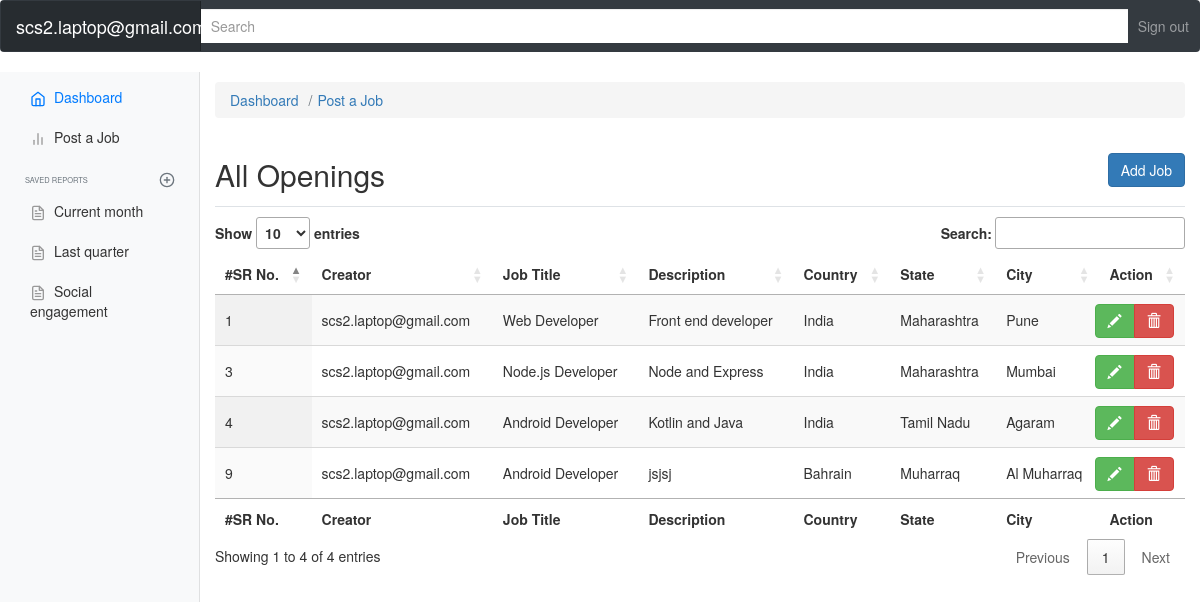
The app's page /admin/job.php (signed in) with its own data.
### tables this page shows
CREATE TABLE `jobs` (
  `job_id` int NOT NULL,
  `creator_email` varchar(100) NOT NULL,
  `job_title` varchar(100) NOT NULL,
  `description` varchar(200) NOT NULL,
  `country` varchar(50) NOT NULL,
  `state` varchar(50) NOT NULL,
  `city` varchar(50) NOT NULL
);

### admin/job.php (the view, shortened to what this page needs)
<?php
include('include/header.php');
include('include/sidebar.php');
?>
<main role="main" class="col-md-9 ml-sm-auto col-lg-10 pt-3 px-4">
    <nav aria-label="breadcrumb">
        <ol class="breadcrumb">
            <li class="breadcrumb-item"><a href="admin_dashboard.php">Dashboard</a></li>
            <li class="breadcrumb-item"><a href="job.php">Post a Job</a></li>
        </ol>
    </nav>
    <div class="d-flex justify-content-between flex-wrap flex-md-nowrap align-items-center pb-2 mb-3 border-bottom">
        <h1 class="h2">All Openings</h1>
        <div class="btn-toolbar mb-2 mb-md-0">
            <a class="btn btn-primary" href="add_job.php">Add Job</a>
        </div>
    </div>
    <table id="example" class="display" style="width:100%">
        <thead>
            <tr>
                <th>#SR No.</th>
                <th>Creator</th>
                <th>Job Title</th>
                <th>Description</th>
                <th>Country</th>
                <th>State</th>
                <th>City</th>
                <th>Action</th>
            </tr>
        </thead>
        <tbody>
            <?php
            include('connection/db.php');
            $query = mysqli_query($conn, "select * from jobs where creator_email = '{$_SESSION['email']}'");
            while ($row = mysqli_fetch_array($query)) {
            ?>
                <tr>
                    <td><?php echo $row['job_id'] ?></td>
                    <td><?php echo $row['creator_email'] ?></td>
                    <td><?php echo $row['job_title'] ?></td>
                    <td><?php echo $row['description'] ?></td>
                    <td><?php echo $row['country'] ?></td>
                    <td><?php echo $row['state'] ?></td>
                    <td><?php echo $row['city'] ?></td>
                    <td>
                        <div class="row">
                            <div class="btn-group">
                                <a href="job_edit.php?id=<?php echo $row['job_id'] ?>" class="btn btn-success glyphicon glyphicon-pencil"><span class=""></span></a>
                                <a href="job_delete.php?del=<?php echo $row['job_id'] ?>" class="btn btn-danger glyphicon glyphicon-trash"><span class=""></span></a>
                            </div>
                        </div>
                    </td>
                </tr>
            <?php } ?>
        </tbody>
        <tfoot>
            <tr>
                <th>#SR No.</th>
                <th>Creator</th>
                <th>Job Title</th>
                <th>Description</th>
                <th>Country</th>
                <th>State</th>
                <th>City</th>
                <th>Action</th>
            </tr>
        </tfoot>
    </table>
</main>
</div>
</div>
</body>
</html>

### admin/include/header.php (shortened to what this page needs)
<!doctype html>
<html lang="en">
<head>
    <link rel="stylesheet" href="https://maxcdn.bootstrapcdn.com/bootstrap/4.5.2/css/bootstrap.min.css">
    <link href="css/admin_dashboard.css" rel="stylesheet">
    <link href="//netdna.bootstrapcdn.com/bootstrap/3.0.0/css/bootstrap.min.css" rel="stylesheet">
    <link rel="stylesheet" href="https://cdn.datatables.net/1.10.21/css/jquery.dataTables.min.css">
</head>
<body>
    <nav class="navbar navbar-dark sticky-top bg-dark flex-md-nowrap p-0">
        <a class="navbar-brand col-sm-3 col-md-2 mr-0" href="#"><?php echo $_SESSION['email']?></a>
        <input class="form-control form-control-dark w-100" type="text" placeholder="Search" aria-label="Search">
        <ul class="navbar-nav px-3">
            <li class="nav-item text-nowrap">
                <a class="nav-link" href="logout.php">Sign out</a>
            </li>
        </ul>
    </nav>

### admin/include/sidebar.php
<?php
$conn = mysqli_connect('localhost', 'root', '', 'job_portal');
$query = mysqli_query($conn, "select * from admin_login where
admin_email='{$_SESSION['email']}' and user_type='1'");
if (mysqli_num_rows($query)>0){
?>
<div class="container-fluid">
    <div class="row">
        <nav class="col-md-2 d-none d-md-block bg-light sidebar">
            <div class="sidebar-sticky">
                <ul class="nav flex-column">
                    <li class="nav-item">
                        <a class="nav-link active" href="admin_dashboard.php">
                            <span data-feather="home"></span>
                            Dashboard <span class="sr-only">(current)</span>
                        </a>
                    </li>
                    <li class="nav-item">
                        <a class="nav-link" href="#">
                            <span data-feather="shopping-cart"></span>
                            Job Providers
                        </a>
                    </li>
                    <li class="nav-item">
                        <a class="nav-link" href="job_seeker.php">
                            <span data-feather="users"></span>
                            All Users
                        </a>
                    </li>
                    <li class="nav-item">
                        <a class="nav-link" href="job.php">
                            <span data-feather="bar-chart-2"></span>
                            Post a Job
                        </a>
                    </li>
                    <li class="nav-item">
                        <a class="nav-link" href="company.php">
                            <span data-feather="layers"></span>
                            Companies
                        </a>
                    </li>
                </ul>
                <h6 class="sidebar-heading d-flex justify-content-between align-items-center px-3 mt-4 mb-1 text-muted">
                    <span>Saved reports</span>
                    <a class="d-flex align-items-center text-muted" href="#">
                        <span data-feather="plus-circle"></span>
                    </a>
                </h6>
                <ul class="nav flex-column mb-2">
                    <li class="nav-item">
                        <a class="nav-link" href="#">
                            <span data-feather="file-text"></span>
                            Current month
                        </a>
                    </li>
                    <li class="nav-item">
                        <a class="nav-link" href="#">
                            <span data-feather="file-text"></span>
                            Last quarter
                        </a>
                    </li>
                    <li class="nav-item">
                        <a class="nav-link" href="#">
                            <span data-feather="file-text"></span>
                            Social engagement
                        </a>
                    </li>
                </ul>
            </div>
        </nav>
<?php
} else{
?>
<div class="container-fluid">
    <div class="row">
        <nav class="col-md-2 d-none d-md-block bg-light sidebar">
            <div class="sidebar-sticky">
                <ul class="nav flex-column">
                    <li class="nav-item">
                        <a class="nav-link active" href="admin_dashboard.php">
                            <span data-feather="home"></span>
                            Dashboard <span class="sr-only">(current)</span>
                        </a>
                    </li>
                    <li class="nav-item">
                        <a class="nav-link" href="job.php">
                            <span data-feather="bar-chart-2"></span>
                            Post a Job
                        </a>
                    </li>
                </ul>
                <h6 class="sidebar-heading d-flex justify-content-between align-items-center px-3 mt-4 mb-1 text-muted">
                    <span>Saved reports</span>
                    <a class="d-flex align-items-center text-muted" href="#">
                        <span data-feather="plus-circle"></span>
                    </a>
                </h6>
                <ul class="nav flex-column mb-2">
                    <li class="nav-item">
                        <a class="nav-link" href="#">
                            <span data-feather="file-text"></span>
                            Current month
                        </a>
                    </li>
                    <li class="nav-item">
                        <a class="nav-link" href="#">
                            <span data-feather="file-text"></span>
                            Last quarter
                        </a>
                    </li>
                    <li class="nav-item">
                        <a class="nav-link" href="#">
                            <span data-feather="file-text"></span>
                            Social engagement
                        </a>
                    </li>
                </ul>
            </div>
        </nav>
<?php
}
?>

### admin/css/admin_dashboard.css (style rules this page uses)
body, html { font-size: .875rem; }
.feather { width: 16px; height: 16px; vertical-align: text-bottom; }
.sidebar { position: fixed; top: 0; bottom: 0; left: 0; z-index: 100; padding: 0; box-shadow: inset -1px 0 0 rgba(0, 0, 0, .1); }
.sidebar-sticky { position: -webkit-sticky; position: sticky; top: 48px; height: calc(100vh - 48px); padding-top: .5rem; overflow-x: hidden; overflow-y: auto; }
.sidebar .nav-link { font-weight: 500; color: #333; }
.sidebar .nav-link .feather { margin-right: 4px; color: #999; }
.sidebar .nav-link.active { color: #007bff; }
.sidebar .nav-link:hover .feather, .sidebar .nav-link.active .feather { color: inherit; }
.sidebar-heading { font-size: .75rem; text-transform: uppercase; }
.navbar-brand { padding-top: .75rem; padding-bottom: .75rem; font-size: 1rem; background-color: rgba(0, 0, 0, .25); box-shadow: inset -1px 0 0 rgba(0, 0, 0, .25); }
.navbar .form-control { padding: .75rem 1rem; border-width: 0; border-radius: 0; }
.form-control-dark { color: #fff; background-color: rgba(255, 255, 255, .1); border-color: rgba(255, 255, 255, .1); }
.border-bottom { border-bottom: 1px solid #e5e5e5; }

### records on screen
jobs: job_id "1", creator_email "scs2.laptop@gmail.com", job_title "Web Developer", description "Front end developer", country "India", state "Maharashtra", city "Pune"
jobs: job_id "3", creator_email "scs2.laptop@gmail.com", job_title "Node.js Developer", description "Node and Express", country "India", state "Maharashtra", city "Mumbai"
jobs: job_id "4", creator_email "scs2.laptop@gmail.com", job_title "Android Developer", description "Kotlin and Java", country "India", state "Tamil Nadu", city "Agaram"
jobs: job_id "9", creator_email "scs2.laptop@gmail.com", job_title "Android Developer", description "jsjsj", country "Bahrain", state "Muharraq", city "Al Muharraq"

### other values on screen
$_SESSION['email'] "scs2.laptop@gmail.com"
